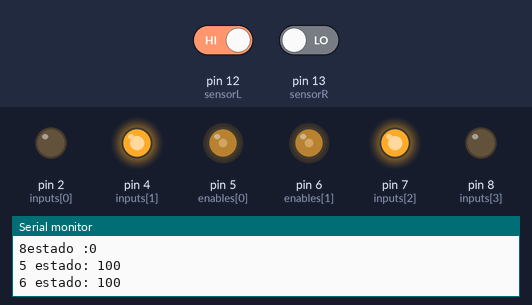
Bench run of a sketch on a simulated Arduino Uno, built with avr-gcc and run on an emulated ATmega328P. Parts: output pins drawn as LEDs (lit = HIGH), the last lines printed to the serial monitor. The inputs (shaded band) are chosen by the test bench; at power-on: pin 12 (sensorL) HIGH, pin 13 (sensorR) LOW.

Above: at 2.2 s.
2.3 s: pin 12 (sensorL) driven LOW
At 2.7 s:
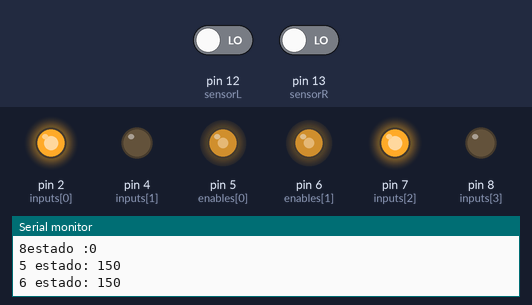
3.8 s: pin 13 (sensorR) driven HIGH
At 5.0 s:
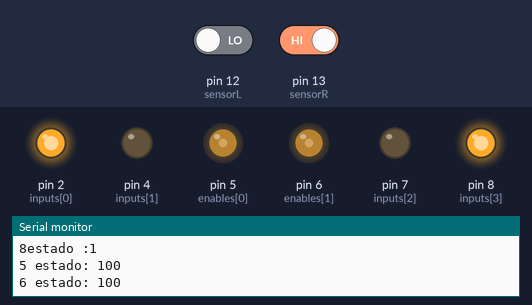
5.3 s: pin 13 (sensorR) driven LOW
At 6.2 s:
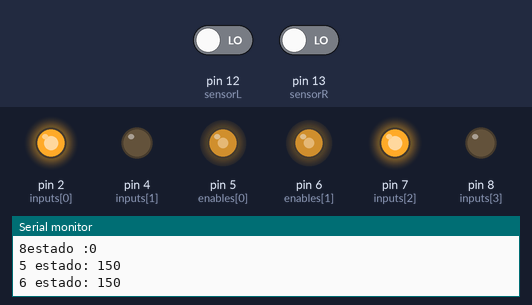
6.8 s: pin 12 (sensorL) driven HIGH
At 7.3 s:
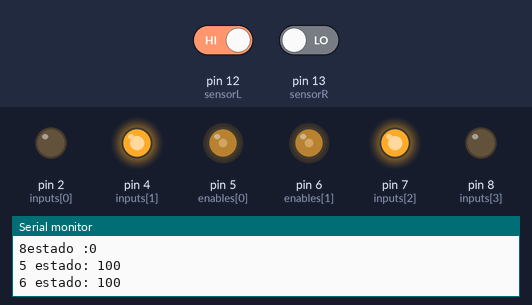
Timing chart, 0 to 9.3 s (numbered marks = the images above; inputs shaded):
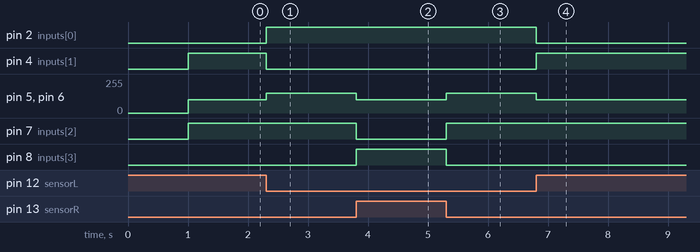

Measured:
- after the input at 2.3 s, pin 2 (inputs[0]): LOW → HIGH at once; pin 4 (inputs[1]): HIGH → LOW at once; pin 5 (enables[0]), pin 6 (enables[1]): 100/255 → 150/255 at once
- after the input at 3.8 s, pin 5 (enables[0]), pin 6 (enables[1]): 150/255 → 100/255 at once; pin 7 (inputs[2]): HIGH → LOW at once; pin 8 (inputs[3]): LOW → HIGH at once
- after the input at 5.3 s, pin 5 (enables[0]), pin 6 (enables[1]): 100/255 → 150/255 at once; pin 7 (inputs[2]): LOW → HIGH at once; pin 8 (inputs[3]): HIGH → LOW at once
- after the input at 6.8 s, pin 2 (inputs[0]): HIGH → LOW at once; pin 4 (inputs[1]): LOW → HIGH at once; pin 5 (enables[0]), pin 6 (enables[1]): 150/255 → 100/255 at once

The sketch:

CarIRControl.ino
```cpp
#include <SoftwareSerial.h>

SoftwareSerial bt(10, 11);

int inputs[4] = {2, 4, 7, 8};
int mestados[5][4]={{1,0,1,0},{0,1,0,1},{0,0,0,0},{0,1,1,0},{1,0,0,1}}; /*"avanzar,Retroceder,Detener,Izq,Der----Primera tabla*/
int enables[2] = {5, 6};
int velocidades[5][2]={{150,150},{150,150},{0,0},{100,100},{100,100}};/*Velocidades------Segunda tabla*/
int sensorL = 12;
int sensorR = 13;
int vSensorL = 0;
int vSensorR = 0;
int nuevoEstado;
int estadoActual = -1;

void setup() {
  // put your setup code here, to run once:
  Serial.begin(9600);

  delay(1000);
  // Serial.setTimeout(100);

  for(int i = 0; i<4; i++){
    pinMode(inputs[i], OUTPUT);
  }

  pinMode(sensorL, INPUT);
  pinMode(sensorR, INPUT);
}

void loop() {

  vSensorL = digitalRead(sensorL);
  vSensorR = digitalRead(sensorR);

  int nuevoEstado = -1;


  if(vSensorL == 0 && vSensorR == 0){
    nuevoEstado = 0;
  }

  if(vSensorL == 1 && vSensorR == 0){
    nuevoEstado = 3;
  }

  if(vSensorR == 1 && vSensorL == 0){
    nuevoEstado = 4;
  }

  if(vSensorL == 1 && vSensorR == 1){
    nuevoEstado = 2;
  }

  // Solo establecer el estado si ha cambiado
  if (nuevoEstado != estadoActual) {
    establecerEstado(nuevoEstado);
    estadoActual = nuevoEstado;
  }
}

void establecerEstado(int estado){

      for(int i = 0; i<4; i++){
        digitalWrite(inputs[i], mestados[estado][i]);
        Serial.println(String(inputs[i])+"estado :"+String(mestados[estado][i]));
      }

      for(int i = 0; i<2; i++){
        analogWrite(enables[i], velocidades[estado][i]);
        Serial.println(String(enables[i])+" estado: "+ String(velocidades[estado][i]));
      }
}
```
